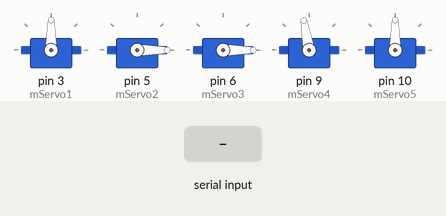
A sketch run on a simulated Arduino Leonardo, built with avr-gcc and run on an emulated ATmega32U4. Shown: 5 × servo. The inputs (shaded band) are chosen by the test bench. What the sketch prints to the serial monitor is not drawn.

Above: at 6.7 s.
6.8 s: "A90\n" received over Serial
At 10.07 s:
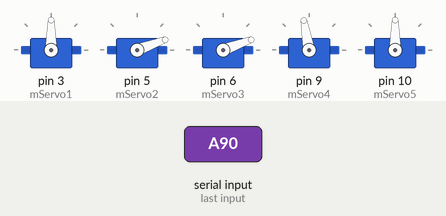
At 11.49 s:
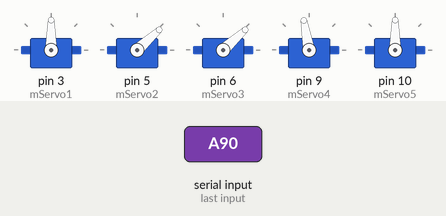
13.0 s: "H" received over Serial
At 13.29 s:
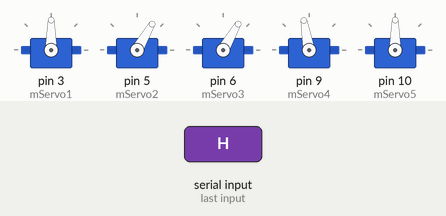
16.5 s: "A,45\n" received over Serial
At 23.77 s:
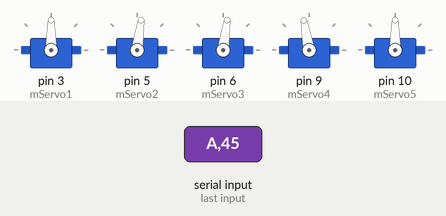
25.3 s: "h" received over Serial
28.8 s: "a90\n" received over Serial
38.9 s: byte 112 ('p') received over Serial
Timing chart, 0 to 45.1 s (numbered marks = the images above; inputs shaded):
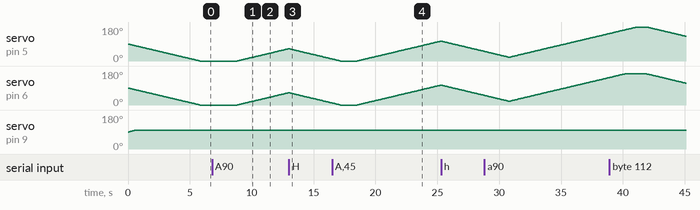

Measured:
- after the input at 6.8 s, servo on pin 5 (mServo2), servo on pin 6 (mServo3): moves from 0° to 65° over 4.1 s, starting after 2.0 s

The sketch:

droneArm.ino
```cpp
///////////////////////////////////////////
//
//  DroneArm
//    Author: Jose Maria Aguilar
//    Modified: Pablo R.S.
//
///////////////////////////////////////////
// Main code for controlling hexa arm.

#include "DroneArm.h"
#include <SoftwareSerial.h>

DroneArm droneArm;

void setup() {
  // Opens serial communication
  Serial.begin(9600);

  // Prepare arm
  droneArm.setup();
  delay(2000);

  // Shows the instructions
  showHelp();
}


void loop() {
  if(Serial.available()){
    char order = Serial.read();
    double x, y, z, angle;
    if( order == 'A' || order == 'a' ){
      x = Serial.parseFloat();
      y = Serial.parseFloat();
      angle = Serial.parseFloat();

      double globalX = x*cos(angle/180.0*pi);
      double globalY = x*sin(angle/180.0*pi);
      double globalZ = y;
      droneArm.move(globalX, globalY, globalZ);
    }else if( order == 'P' || order == 'p' ){
      x = Serial.parseFloat();
      y = Serial.parseFloat();
      z = Serial.parseFloat();
      droneArm.move(x, y, z);
    }else if( order == 'C' || order == 'c' ){
      int gripperState = Serial.parseInt();
      if(gripperState == 0){
        droneArm.stopGripper();
      }else if(gripperState == 1){
        droneArm.openGripper();
      }else if(gripperState == 2){
        droneArm.closeGripper();
      }
    }
    else if( order == 'H' || order == 'h' ){
      droneArm.home();
    }
    else if( order == 'S' || order == 's' ){
      droneArm.speed(Serial.parseInt());
    }
  }
}

// Shows info and instruction messages
void showHelp() {
    // Shows the commands for the arm
    Serial.print("Waiting for an order: \n");
    Serial.print("A -> new position in the plane of the bars 2 & 3 \n");
    Serial.print("P -> new position with coordenates x, y, z \n");
    Serial.print("C -> modify the claw state 0 stop, 1 open and 2 closes\n");
    Serial.print("H -> home position \n");
    Serial.print("S -> modify the speed of the servos\n\n");
}
```

DroneArm.cpp
```cpp
///////////////////////////////////////////
//
//  DroneArm
//    Author: Jose Maria Aguilar
//    Modified: Pablo R.S.
//
///////////////////////////////////////////
// Interface with arm mounted on the drone (vigus grvc us).

#include "DroneArm.h"

//--------------------------------------------------------------------------------------------------
bool DroneArm::setup() {
  // Attaches the servos to the Arduino pines
  mServo1.attach(3);
  mServo2.attach(5);
  mServo3.attach(6);
  mServo4.attach(9);
  mServo5.attach(10);

  // Sets the servos to their initial positions
  home();
}

//--------------------------------------------------------------------------------------------------
void DroneArm::speed(int _speed) {
  mSpeed = _speed;
}

//--------------------------------------------------------------------------------------------------
int DroneArm::speed() {
  return mSpeed;
}

//--------------------------------------------------------------------------------------------------
void DroneArm::move(const double &_x,const double &_y, const double &_z) {
  double pos[3];
  pos[0] = _x;
  pos[1] = _y;
  pos[2] = _z;
  double ik[4];
  inverseKinematic(pos, ik);

  mServo1.write(ik[0], mSpeed, false);
  mServo2.write(ik[1], mSpeed, false);
  mServo3.write(ik[2], mSpeed, false);
  mServo4.write(ik[3], mSpeed, false);
}

//--------------------------------------------------------------------------------------------------
void DroneArm::openGripper(){
  mServo5.write(0);
}

//--------------------------------------------------------------------------------------------------
void DroneArm::closeGripper(){
  mServo5.write(180);
}

//--------------------------------------------------------------------------------------------------
void DroneArm::stopGripper(){
  mServo5.write(mOffset5);
}

//--------------------------------------------------------------------------------------------------
void DroneArm::home(){
  mServo1.write(mOffset1, mSpeed, false);
  mServo2.write(mOffset2, mSpeed, false);
  mServo3.write(mOffset3, mSpeed, false);
  mServo4.write(mOffset4, mSpeed, false);
  mServo5.write(mOffset5, mSpeed, false);
}

//--------------------------------------------------------------------------------------------------
// Calculates the positions of each servo for the point (x,y,z)
bool DroneArm::inverseKinematic(const double _target[3], double _joints[4]) {
  // Coordenate q1
  double phi = atan2(_target[1], _target[0]) * 180 / pi;
  _joints[0] = phi + mOffset1;

  // Coordenate q2
  double p = sqrt(pow(_target[0], 2) + pow(_target[1], 2));
  double d = sqrt(pow(p, 2) + pow(_target[2], 2)); // Virtual bar

  if ( d > mHumerus + mRadius ) {
    d = mHumerus + mRadius;
  }

  double alfa = atan2(_target[2], p) * 180 / pi;

  double gamma = acos((pow(mRadius, 2) - pow(d, 2) - pow(mHumerus, 2)) / ( -2 * d * mHumerus )) * 180 / pi;

  _joints[1] = 180 - alfa - gamma + mLosenessServo2 + mOffset2;

  // Coordenate q3
  double omega = acos( (pow(d, 2) - pow(mHumerus, 2) - pow(mRadius, 2)) / (-2 * mHumerus * mRadius) ) * 180 / pi;
  _joints[2] = omega - mLosenessServo3 + mOffset3;

  // Coordenate q4
  _joints[3] = mOffset4;

  return true;
}
```

DroneArm.h
```cpp
///////////////////////////////////////////
//
//  DroneArm
//    Author: Jose Maria Aguilar
//    Modified: Pablo R.S.
//
///////////////////////////////////////////
// Interface with arm mounted on the drone (vigus grvc us).

#ifndef DRONEARM_DRONEARM_H_
#define DRONEARM_DRONEARM_H_

#include "VarSpeedServo.h"
#include <math.h>

const double pi = 3.14159265359;

class DroneArm{
  public:
    bool setup();
    void speed(const int _speed);
    int speed();

    void move(const double &_x,const double &_y, const double &_z);
    void openGripper();
    void closeGripper();
    void stopGripper();

    void home();
  private:
    bool inverseKinematic(const double _target[3], double _joints[4]);

  private:

  const double mHumerus = 13.5;
  const double mRadius = 28;

  VarSpeedServo   mServo1,  // Yaw
                  mServo2,  // pitch 1
                  mServo3,  // pitch 2
                  mServo4,  // Wirst
                  mServo5;  // gripper

  int mOffset1 = 90,
      mOffset2 = 0,
      mOffset3 = 0,
      mOffset4 = 100,
      mOffset5 = 90;

  // Loseness of the servos 2 and 3 due to gravity.
  const int mLosenessServo2 = 15;
  const int mLosenessServo3 = 15;

  // Default speed of servos.
  int mSpeed = 10;
};


#endif // DRONEARM_DRONEARM_H_
```
